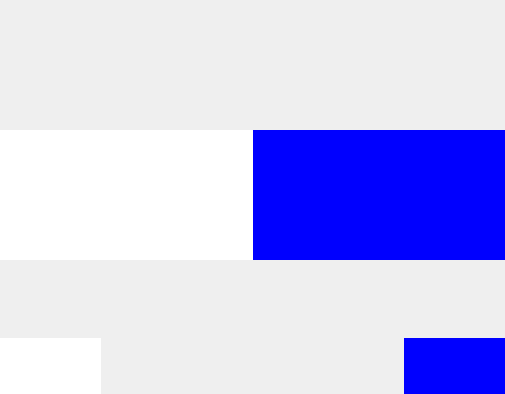
<?xml version="1.0" encoding="UTF-8"?>
<ui version="4.0">
 <class>ScoreViewHorizontal</class>
 <widget class="QWidget" name="ScoreViewHorizontal">
  <property name="geometry">
   <rect>
    <x>0</x>
    <y>0</y>
    <width>505</width>
    <height>394</height>
   </rect>
  </property>
  <property name="cursor">
   <cursorShape>PointingHandCursor</cursorShape>
  </property>
  <property name="windowTitle">
   <string>IpponBoard View</string>
  </property>
  <property name="windowIcon">
   <iconset resource="ipponboard.qrc">
    <normaloff>:/res/images/logo.png</normaloff>:/res/images/logo.png</iconset>
  </property>
  <property name="statusTip">
   <string notr="true"/>
  </property>
  <layout class="QVBoxLayout" name="verticalLayout_main" stretch="4,7,3,8,3,8">
   <property name="spacing">
    <number>0</number>
   </property>
   <property name="leftMargin">
    <number>0</number>
   </property>
   <property name="topMargin">
    <number>0</number>
   </property>
   <property name="rightMargin">
    <number>0</number>
   </property>
   <property name="bottomMargin">
    <number>0</number>
   </property>
   <item>
    <layout class="QHBoxLayout" name="layout_info_top" stretch="3,2">
     <property name="spacing">
      <number>0</number>
     </property>
     <property name="leftMargin">
      <number>0</number>
     </property>
     <property name="bottomMargin">
      <number>0</number>
     </property>
     <item>
      <widget class="ScaledText" name="text_mat" native="true">
       <property name="sizePolicy">
        <sizepolicy hsizetype="Expanding" vsizetype="Expanding">
         <horstretch>0</horstretch>
         <verstretch>0</verstretch>
        </sizepolicy>
       </property>
       <property name="minimumSize">
        <size>
         <width>0</width>
         <height>40</height>
        </size>
       </property>
       <property name="font">
        <font>
         <weight>50</weight>
         <bold>false</bold>
        </font>
       </property>
       <property name="focusPolicy">
        <enum>Qt::NoFocus</enum>
       </property>
       <property name="toolTip">
        <string notr="true"/>
       </property>
      </widget>
     </item>
     <item>
      <widget class="ScaledText" name="text_weight" native="true">
       <property name="enabled">
        <bool>true</bool>
       </property>
       <property name="sizePolicy">
        <sizepolicy hsizetype="Expanding" vsizetype="Expanding">
         <horstretch>0</horstretch>
         <verstretch>0</verstretch>
        </sizepolicy>
       </property>
       <property name="minimumSize">
        <size>
         <width>0</width>
         <height>40</height>
        </size>
       </property>
       <property name="font">
        <font>
         <weight>50</weight>
         <bold>false</bold>
        </font>
       </property>
      </widget>
     </item>
    </layout>
   </item>
   <item>
    <layout class="QHBoxLayout" name="layout_info" stretch="2,1,2">
     <property name="spacing">
      <number>0</number>
     </property>
     <property name="topMargin">
      <number>0</number>
     </property>
     <property name="rightMargin">
      <number>0</number>
     </property>
     <property name="bottomMargin">
      <number>0</number>
     </property>
     <item>
      <layout class="QVBoxLayout" name="layout_name_second" stretch="3,2">
       <property name="spacing">
        <number>0</number>
       </property>
       <property name="rightMargin">
        <number>0</number>
       </property>
       <property name="bottomMargin">
        <number>0</number>
       </property>
       <item>
        <widget class="ScaledText" name="text_lastname_second" native="true">
         <property name="sizePolicy">
          <sizepolicy hsizetype="Expanding" vsizetype="Expanding">
           <horstretch>0</horstretch>
           <verstretch>0</verstretch>
          </sizepolicy>
         </property>
         <property name="minimumSize">
          <size>
           <width>20</width>
           <height>20</height>
          </size>
         </property>
         <property name="font">
          <font>
           <weight>50</weight>
           <bold>false</bold>
          </font>
         </property>
        </widget>
       </item>
       <item>
        <widget class="ScaledText" name="text_firstname_second" native="true">
         <property name="sizePolicy">
          <sizepolicy hsizetype="Expanding" vsizetype="Expanding">
           <horstretch>0</horstretch>
           <verstretch>0</verstretch>
          </sizepolicy>
         </property>
         <property name="minimumSize">
          <size>
           <width>20</width>
           <height>20</height>
          </size>
         </property>
        </widget>
       </item>
      </layout>
     </item>
     <item>
      <layout class="QHBoxLayout" name="layout_osaekomi" stretch="7,3,7">
       <property name="spacing">
        <number>0</number>
       </property>
       <property name="leftMargin">
        <number>0</number>
       </property>
       <property name="topMargin">
        <number>0</number>
       </property>
       <property name="rightMargin">
        <number>0</number>
       </property>
       <item>
        <widget class="ScaledText" name="text_hold_clock_second" native="true">
         <property name="sizePolicy">
          <sizepolicy hsizetype="Expanding" vsizetype="Expanding">
           <horstretch>0</horstretch>
           <verstretch>0</verstretch>
          </sizepolicy>
         </property>
         <property name="minimumSize">
          <size>
           <width>0</width>
           <height>0</height>
          </size>
         </property>
         <property name="font">
          <font>
           <weight>50</weight>
           <bold>false</bold>
          </font>
         </property>
        </widget>
       </item>
       <item>
        <widget class="ScaledImage" name="image_sand_clock" native="true">
         <property name="sizePolicy">
          <sizepolicy hsizetype="Expanding" vsizetype="Expanding">
           <horstretch>0</horstretch>
           <verstretch>0</verstretch>
          </sizepolicy>
         </property>
         <property name="minimumSize">
          <size>
           <width>0</width>
           <height>0</height>
          </size>
         </property>
        </widget>
       </item>
       <item>
        <widget class="ScaledText" name="text_hold_clock_first" native="true">
         <property name="sizePolicy">
          <sizepolicy hsizetype="Expanding" vsizetype="Expanding">
           <horstretch>0</horstretch>
           <verstretch>0</verstretch>
          </sizepolicy>
         </property>
         <property name="minimumSize">
          <size>
           <width>0</width>
           <height>0</height>
          </size>
         </property>
         <property name="font">
          <font>
           <weight>50</weight>
           <bold>false</bold>
          </font>
         </property>
        </widget>
       </item>
      </layout>
     </item>
     <item>
      <layout class="QVBoxLayout" name="layout_name_first" stretch="3,2">
       <property name="spacing">
        <number>0</number>
       </property>
       <property name="rightMargin">
        <number>0</number>
       </property>
       <property name="bottomMargin">
        <number>0</number>
       </property>
       <item>
        <widget class="ScaledText" name="text_lastname_first" native="true">
         <property name="sizePolicy">
          <sizepolicy hsizetype="Expanding" vsizetype="Expanding">
           <horstretch>0</horstretch>
           <verstretch>0</verstretch>
          </sizepolicy>
         </property>
         <property name="minimumSize">
          <size>
           <width>20</width>
           <height>20</height>
          </size>
         </property>
        </widget>
       </item>
       <item>
        <widget class="ScaledText" name="text_firstname_first" native="true">
         <property name="sizePolicy">
          <sizepolicy hsizetype="Expanding" vsizetype="Expanding">
           <horstretch>0</horstretch>
           <verstretch>0</verstretch>
          </sizepolicy>
         </property>
         <property name="minimumSize">
          <size>
           <width>20</width>
           <height>20</height>
          </size>
         </property>
        </widget>
       </item>
      </layout>
     </item>
    </layout>
   </item>
   <item>
    <layout class="QHBoxLayout" name="layout_point_names_second" stretch="1,1">
     <property name="spacing">
      <number>0</number>
     </property>
     <property name="leftMargin">
      <number>0</number>
     </property>
     <property name="topMargin">
      <number>0</number>
     </property>
     <property name="rightMargin">
      <number>0</number>
     </property>
     <property name="bottomMargin">
      <number>0</number>
     </property>
     <item>
      <layout class="QHBoxLayout" name="layout_point_names_second_2" stretch="1,1,1">
       <property name="spacing">
        <number>0</number>
       </property>
       <property name="leftMargin">
        <number>0</number>
       </property>
       <item>
        <widget class="ScaledText" name="text_ippon_desc2" native="true">
         <property name="sizePolicy">
          <sizepolicy hsizetype="Expanding" vsizetype="Expanding">
           <horstretch>0</horstretch>
           <verstretch>0</verstretch>
          </sizepolicy>
         </property>
         <property name="minimumSize">
          <size>
           <width>0</width>
           <height>20</height>
          </size>
         </property>
         <property name="styleSheet">
          <string notr="true">background-color: white;</string>
         </property>
        </widget>
       </item>
       <item>
        <widget class="ScaledText" name="text_wazaari_desc2" native="true">
         <property name="sizePolicy">
          <sizepolicy hsizetype="Expanding" vsizetype="Expanding">
           <horstretch>0</horstretch>
           <verstretch>0</verstretch>
          </sizepolicy>
         </property>
         <property name="minimumSize">
          <size>
           <width>0</width>
           <height>20</height>
          </size>
         </property>
         <property name="styleSheet">
          <string notr="true">background-color: white;</string>
         </property>
        </widget>
       </item>
       <item>
        <widget class="ScaledText" name="text_yuko_desc2" native="true">
         <property name="sizePolicy">
          <sizepolicy hsizetype="Expanding" vsizetype="Expanding">
           <horstretch>0</horstretch>
           <verstretch>0</verstretch>
          </sizepolicy>
         </property>
         <property name="minimumSize">
          <size>
           <width>0</width>
           <height>20</height>
          </size>
         </property>
         <property name="styleSheet">
          <string notr="true">background-color: white;</string>
         </property>
        </widget>
       </item>
      </layout>
     </item>
     <item>
      <layout class="QHBoxLayout" name="layout_point_names_first" stretch="1,1,1">
       <property name="spacing">
        <number>0</number>
       </property>
       <property name="leftMargin">
        <number>0</number>
       </property>
       <item>
        <widget class="ScaledText" name="text_ippon_desc1" native="true">
         <property name="sizePolicy">
          <sizepolicy hsizetype="Expanding" vsizetype="Expanding">
           <horstretch>0</horstretch>
           <verstretch>0</verstretch>
          </sizepolicy>
         </property>
         <property name="minimumSize">
          <size>
           <width>0</width>
           <height>20</height>
          </size>
         </property>
         <property name="styleSheet">
          <string notr="true">background-color: blue;</string>
         </property>
        </widget>
       </item>
       <item>
        <widget class="ScaledText" name="text_wazaari_desc1" native="true">
         <property name="sizePolicy">
          <sizepolicy hsizetype="Expanding" vsizetype="Expanding">
           <horstretch>0</horstretch>
           <verstretch>0</verstretch>
          </sizepolicy>
         </property>
         <property name="minimumSize">
          <size>
           <width>0</width>
           <height>20</height>
          </size>
         </property>
         <property name="styleSheet">
          <string notr="true">background-color: blue;</string>
         </property>
        </widget>
       </item>
       <item>
        <widget class="ScaledText" name="text_yuko_desc1" native="true">
         <property name="sizePolicy">
          <sizepolicy hsizetype="Expanding" vsizetype="Expanding">
           <horstretch>0</horstretch>
           <verstretch>0</verstretch>
          </sizepolicy>
         </property>
         <property name="minimumSize">
          <size>
           <width>0</width>
           <height>20</height>
          </size>
         </property>
         <property name="styleSheet">
          <string notr="true">background-color: blue;</string>
         </property>
        </widget>
       </item>
      </layout>
     </item>
    </layout>
   </item>
   <item>
    <layout class="QHBoxLayout" name="horizontalLayout_score" stretch="1,1">
     <property name="spacing">
      <number>0</number>
     </property>
     <property name="leftMargin">
      <number>0</number>
     </property>
     <property name="topMargin">
      <number>0</number>
     </property>
     <property name="rightMargin">
      <number>0</number>
     </property>
     <item>
      <layout class="QHBoxLayout" name="layout_score_second" stretch="1,1,1">
       <property name="spacing">
        <number>0</number>
       </property>
       <property name="sizeConstraint">
        <enum>QLayout::SetDefaultConstraint</enum>
       </property>
       <property name="leftMargin">
        <number>0</number>
       </property>
       <item>
        <widget class="ScaledText" name="text_ippon_second" native="true">
         <property name="sizePolicy">
          <sizepolicy hsizetype="Expanding" vsizetype="Expanding">
           <horstretch>0</horstretch>
           <verstretch>0</verstretch>
          </sizepolicy>
         </property>
         <property name="minimumSize">
          <size>
           <width>0</width>
           <height>0</height>
          </size>
         </property>
         <property name="font">
          <font>
           <weight>50</weight>
           <bold>false</bold>
          </font>
         </property>
         <property name="styleSheet">
          <string notr="true">background-color: white;</string>
         </property>
        </widget>
       </item>
       <item>
        <widget class="ScaledText" name="text_wazaari_second" native="true">
         <property name="sizePolicy">
          <sizepolicy hsizetype="Expanding" vsizetype="Expanding">
           <horstretch>5</horstretch>
           <verstretch>5</verstretch>
          </sizepolicy>
         </property>
         <property name="minimumSize">
          <size>
           <width>0</width>
           <height>0</height>
          </size>
         </property>
         <property name="font">
          <font>
           <weight>50</weight>
           <bold>false</bold>
          </font>
         </property>
         <property name="styleSheet">
          <string notr="true">background-color: white;</string>
         </property>
        </widget>
       </item>
       <item>
        <widget class="ScaledText" name="text_yuko_second" native="true">
         <property name="sizePolicy">
          <sizepolicy hsizetype="Expanding" vsizetype="Expanding">
           <horstretch>5</horstretch>
           <verstretch>5</verstretch>
          </sizepolicy>
         </property>
         <property name="minimumSize">
          <size>
           <width>0</width>
           <height>0</height>
          </size>
         </property>
         <property name="font">
          <font>
           <weight>50</weight>
           <bold>false</bold>
          </font>
         </property>
         <property name="styleSheet">
          <string notr="true">background-color: white;</string>
         </property>
        </widget>
       </item>
      </layout>
     </item>
     <item>
      <layout class="QHBoxLayout" name="layout_score_first" stretch="1,1,1">
       <property name="spacing">
        <number>0</number>
       </property>
       <property name="leftMargin">
        <number>0</number>
       </property>
       <property name="topMargin">
        <number>0</number>
       </property>
       <property name="rightMargin">
        <number>0</number>
       </property>
       <property name="bottomMargin">
        <number>0</number>
       </property>
       <item>
        <widget class="ScaledText" name="text_ippon_first" native="true">
         <property name="sizePolicy">
          <sizepolicy hsizetype="Expanding" vsizetype="Expanding">
           <horstretch>0</horstretch>
           <verstretch>0</verstretch>
          </sizepolicy>
         </property>
         <property name="minimumSize">
          <size>
           <width>0</width>
           <height>0</height>
          </size>
         </property>
         <property name="font">
          <font>
           <weight>50</weight>
           <bold>false</bold>
          </font>
         </property>
         <property name="styleSheet">
          <string notr="true">background-color: blue;</string>
         </property>
        </widget>
       </item>
       <item>
        <widget class="ScaledText" name="text_wazaari_first" native="true">
         <property name="sizePolicy">
          <sizepolicy hsizetype="Expanding" vsizetype="Expanding">
           <horstretch>5</horstretch>
           <verstretch>5</verstretch>
          </sizepolicy>
         </property>
         <property name="minimumSize">
          <size>
           <width>0</width>
           <height>0</height>
          </size>
         </property>
         <property name="font">
          <font>
           <weight>50</weight>
           <bold>false</bold>
          </font>
         </property>
         <property name="styleSheet">
          <string notr="true">background-color: blue;</string>
         </property>
        </widget>
       </item>
       <item>
        <widget class="ScaledText" name="text_yuko_first" native="true">
         <property name="sizePolicy">
          <sizepolicy hsizetype="Expanding" vsizetype="Expanding">
           <horstretch>5</horstretch>
           <verstretch>5</verstretch>
          </sizepolicy>
         </property>
         <property name="minimumSize">
          <size>
           <width>0</width>
           <height>0</height>
          </size>
         </property>
         <property name="font">
          <font>
           <weight>50</weight>
           <bold>false</bold>
          </font>
         </property>
         <property name="styleSheet">
          <string notr="true">background-color: blue;</string>
         </property>
        </widget>
       </item>
      </layout>
     </item>
    </layout>
   </item>
   <item>
    <layout class="QHBoxLayout" name="horizontalLayout_penalties" stretch="1,1,1,1,2,2,1,1,1,1">
     <property name="topMargin">
      <number>0</number>
     </property>
     <item>
      <widget class="ScaledImage" name="image_shido1_second" native="true">
       <property name="sizePolicy">
        <sizepolicy hsizetype="Expanding" vsizetype="Expanding">
         <horstretch>0</horstretch>
         <verstretch>0</verstretch>
        </sizepolicy>
       </property>
       <property name="minimumSize">
        <size>
         <width>40</width>
         <height>40</height>
        </size>
       </property>
      </widget>
     </item>
     <item>
      <widget class="ScaledImage" name="image_shido2_second" native="true">
       <property name="sizePolicy">
        <sizepolicy hsizetype="Expanding" vsizetype="Expanding">
         <horstretch>0</horstretch>
         <verstretch>0</verstretch>
        </sizepolicy>
       </property>
       <property name="minimumSize">
        <size>
         <width>40</width>
         <height>40</height>
        </size>
       </property>
      </widget>
     </item>
     <item>
      <widget class="ScaledImage" name="image_shido3_second" native="true">
       <property name="sizePolicy">
        <sizepolicy hsizetype="Expanding" vsizetype="Expanding">
         <horstretch>0</horstretch>
         <verstretch>0</verstretch>
        </sizepolicy>
       </property>
       <property name="minimumSize">
        <size>
         <width>40</width>
         <height>40</height>
        </size>
       </property>
      </widget>
     </item>
     <item>
      <widget class="ScaledImage" name="image_hansokumake_second" native="true">
       <property name="sizePolicy">
        <sizepolicy hsizetype="Expanding" vsizetype="Expanding">
         <horstretch>0</horstretch>
         <verstretch>0</verstretch>
        </sizepolicy>
       </property>
       <property name="minimumSize">
        <size>
         <width>5</width>
         <height>5</height>
        </size>
       </property>
      </widget>
     </item>
     <item>
      <widget class="ScaledImage" name="dummy_second" native="true">
       <property name="sizePolicy">
        <sizepolicy hsizetype="Expanding" vsizetype="Expanding">
         <horstretch>0</horstretch>
         <verstretch>0</verstretch>
        </sizepolicy>
       </property>
       <property name="minimumSize">
        <size>
         <width>5</width>
         <height>5</height>
        </size>
       </property>
      </widget>
     </item>
     <item>
      <widget class="ScaledImage" name="dummy_first" native="true">
       <property name="sizePolicy">
        <sizepolicy hsizetype="Expanding" vsizetype="Expanding">
         <horstretch>0</horstretch>
         <verstretch>0</verstretch>
        </sizepolicy>
       </property>
       <property name="minimumSize">
        <size>
         <width>5</width>
         <height>5</height>
        </size>
       </property>
      </widget>
     </item>
     <item>
      <widget class="ScaledImage" name="image_hansokumake_first" native="true">
       <property name="sizePolicy">
        <sizepolicy hsizetype="Expanding" vsizetype="Expanding">
         <horstretch>0</horstretch>
         <verstretch>0</verstretch>
        </sizepolicy>
       </property>
       <property name="minimumSize">
        <size>
         <width>5</width>
         <height>5</height>
        </size>
       </property>
      </widget>
     </item>
     <item>
      <widget class="ScaledImage" name="image_shido3_first" native="true">
       <property name="sizePolicy">
        <sizepolicy hsizetype="Expanding" vsizetype="Expanding">
         <horstretch>0</horstretch>
         <verstretch>0</verstretch>
        </sizepolicy>
       </property>
       <property name="minimumSize">
        <size>
         <width>40</width>
         <height>40</height>
        </size>
       </property>
      </widget>
     </item>
     <item>
      <widget class="ScaledImage" name="image_shido2_first" native="true">
       <property name="sizePolicy">
        <sizepolicy hsizetype="Expanding" vsizetype="Expanding">
         <horstretch>0</horstretch>
         <verstretch>0</verstretch>
        </sizepolicy>
       </property>
       <property name="minimumSize">
        <size>
         <width>40</width>
         <height>40</height>
        </size>
       </property>
      </widget>
     </item>
     <item>
      <widget class="ScaledImage" name="image_shido1_first" native="true">
       <property name="sizePolicy">
        <sizepolicy hsizetype="Expanding" vsizetype="Expanding">
         <horstretch>0</horstretch>
         <verstretch>0</verstretch>
        </sizepolicy>
       </property>
       <property name="minimumSize">
        <size>
         <width>40</width>
         <height>40</height>
        </size>
       </property>
      </widget>
     </item>
    </layout>
   </item>
   <item>
    <layout class="QHBoxLayout" name="horizontalLayout_bottom" stretch="1,0,3,1">
     <property name="spacing">
      <number>0</number>
     </property>
     <property name="leftMargin">
      <number>0</number>
     </property>
     <property name="topMargin">
      <number>0</number>
     </property>
     <property name="rightMargin">
      <number>0</number>
     </property>
     <item>
      <layout class="QVBoxLayout" name="verticalLayout" stretch="2,3">
       <property name="spacing">
        <number>0</number>
       </property>
       <property name="leftMargin">
        <number>0</number>
       </property>
       <property name="topMargin">
        <number>0</number>
       </property>
       <property name="bottomMargin">
        <number>0</number>
       </property>
       <item>
        <widget class="ScaledText" name="text_score_team_second_label" native="true">
         <property name="sizePolicy">
          <sizepolicy hsizetype="Expanding" vsizetype="Expanding">
           <horstretch>0</horstretch>
           <verstretch>0</verstretch>
          </sizepolicy>
         </property>
         <property name="minimumSize">
          <size>
           <width>20</width>
           <height>20</height>
          </size>
         </property>
         <property name="font">
          <font>
           <weight>50</weight>
           <bold>false</bold>
          </font>
         </property>
        </widget>
       </item>
       <item>
        <widget class="ScaledText" name="text_score_team_second" native="true">
         <property name="sizePolicy">
          <sizepolicy hsizetype="Expanding" vsizetype="Expanding">
           <horstretch>5</horstretch>
           <verstretch>5</verstretch>
          </sizepolicy>
         </property>
         <property name="minimumSize">
          <size>
           <width>0</width>
           <height>0</height>
          </size>
         </property>
         <property name="font">
          <font>
           <weight>50</weight>
           <bold>false</bold>
          </font>
         </property>
         <property name="styleSheet">
          <string notr="true">background-color: white;</string>
         </property>
        </widget>
       </item>
      </layout>
     </item>
     <item>
      <widget class="ScaledImage" name="image_golden_score" native="true">
       <property name="sizePolicy">
        <sizepolicy hsizetype="Minimum" vsizetype="Minimum">
         <horstretch>0</horstretch>
         <verstretch>0</verstretch>
        </sizepolicy>
       </property>
       <property name="minimumSize">
        <size>
         <width>0</width>
         <height>40</height>
        </size>
       </property>
      </widget>
     </item>
     <item>
      <widget class="ScaledText" name="text_main_clock" native="true">
       <property name="sizePolicy">
        <sizepolicy hsizetype="Expanding" vsizetype="Expanding">
         <horstretch>2</horstretch>
         <verstretch>2</verstretch>
        </sizepolicy>
       </property>
       <property name="minimumSize">
        <size>
         <width>20</width>
         <height>20</height>
        </size>
       </property>
       <property name="font">
        <font>
         <weight>50</weight>
         <bold>false</bold>
        </font>
       </property>
       <property name="focusPolicy">
        <enum>Qt::NoFocus</enum>
       </property>
       <property name="toolTip">
        <string notr="true"/>
       </property>
      </widget>
     </item>
     <item>
      <layout class="QVBoxLayout" name="verticalLayout_2" stretch="2,3">
       <property name="spacing">
        <number>0</number>
       </property>
       <property name="leftMargin">
        <number>0</number>
       </property>
       <item>
        <widget class="ScaledText" name="text_score_team_first_label" native="true">
         <property name="sizePolicy">
          <sizepolicy hsizetype="Expanding" vsizetype="Expanding">
           <horstretch>0</horstretch>
           <verstretch>0</verstretch>
          </sizepolicy>
         </property>
         <property name="minimumSize">
          <size>
           <width>20</width>
           <height>20</height>
          </size>
         </property>
         <property name="font">
          <font>
           <weight>50</weight>
           <bold>false</bold>
          </font>
         </property>
        </widget>
       </item>
       <item>
        <widget class="ScaledText" name="text_score_team_first" native="true">
         <property name="sizePolicy">
          <sizepolicy hsizetype="Expanding" vsizetype="Expanding">
           <horstretch>5</horstretch>
           <verstretch>5</verstretch>
          </sizepolicy>
         </property>
         <property name="minimumSize">
          <size>
           <width>0</width>
           <height>0</height>
          </size>
         </property>
         <property name="font">
          <font>
           <weight>50</weight>
           <bold>false</bold>
          </font>
         </property>
         <property name="styleSheet">
          <string notr="true">background-color: blue;</string>
         </property>
        </widget>
       </item>
      </layout>
     </item>
    </layout>
   </item>
  </layout>
 </widget>
 <customwidgets>
  <customwidget>
   <class>ScaledText</class>
   <extends>QWidget</extends>
   <header>../Widgets/ScaledText.h</header>
   <container>1</container>
  </customwidget>
  <customwidget>
   <class>ScaledImage</class>
   <extends>QWidget</extends>
   <header>../Widgets/ScaledImage.h</header>
   <container>1</container>
  </customwidget>
 </customwidgets>
 <resources>
  <include location="ipponboard.qrc"/>
 </resources>
 <connections/>
</ui>
